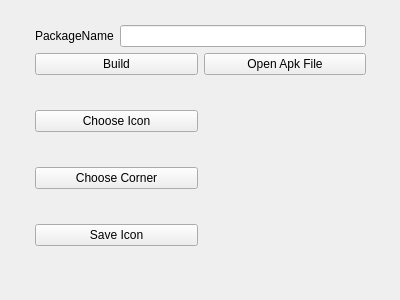
<?xml version="1.0" encoding="UTF-8"?>
<ui version="4.0">
 <class>ToolWindow</class>
 <widget class="QWidget" name="ToolWindow">
  <property name="geometry">
   <rect>
    <x>0</x>
    <y>0</y>
    <width>400</width>
    <height>300</height>
   </rect>
  </property>
  <property name="windowTitle">
   <string>Jerry's Apk Tool</string>
  </property>
  <widget class="QWidget" name="">
   <property name="geometry">
    <rect>
     <x>30</x>
     <y>20</y>
     <width>341</width>
     <height>261</height>
    </rect>
   </property>
   <layout class="QVBoxLayout" name="MainLayout">
    <property name="leftMargin">
     <number>5</number>
    </property>
    <property name="topMargin">
     <number>5</number>
    </property>
    <property name="rightMargin">
     <number>5</number>
    </property>
    <property name="bottomMargin">
     <number>5</number>
    </property>
    <item>
     <layout class="QHBoxLayout" name="horizontalLayout_3">
      <item>
       <widget class="QLabel" name="label">
        <property name="text">
         <string>PackageName</string>
        </property>
       </widget>
      </item>
      <item>
       <widget class="QLineEdit" name="lineEdit"/>
      </item>
     </layout>
    </item>
    <item>
     <layout class="QHBoxLayout" name="horizontalLayout_2">
      <item>
       <widget class="QPushButton" name="pushButton">
        <property name="text">
         <string>Build</string>
        </property>
       </widget>
      </item>
      <item>
       <widget class="QPushButton" name="pushButton_2">
        <property name="text">
         <string>Open Apk File</string>
        </property>
       </widget>
      </item>
     </layout>
    </item>
    <item>
     <layout class="QHBoxLayout" name="horizontalLayout">
      <item>
       <layout class="QVBoxLayout" name="verticalLayout">
        <item>
         <widget class="QPushButton" name="pushButton_3">
          <property name="text">
           <string>Choose Icon</string>
          </property>
         </widget>
        </item>
        <item>
         <widget class="QPushButton" name="pushButton_4">
          <property name="text">
           <string>Choose Corner</string>
          </property>
         </widget>
        </item>
        <item>
         <widget class="QPushButton" name="pushButton_5">
          <property name="text">
           <string>Save Icon</string>
          </property>
         </widget>
        </item>
       </layout>
      </item>
      <item>
       <widget class="QLabel" name="LabelPreview">
        <property name="text">
         <string/>
        </property>
       </widget>
      </item>
     </layout>
    </item>
   </layout>
  </widget>
 </widget>
 <resources/>
 <connections/>
</ui>
